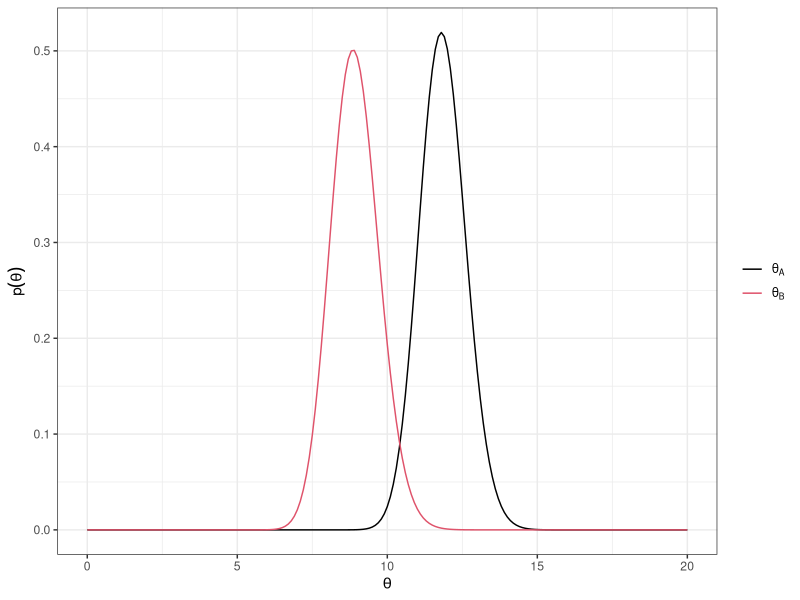
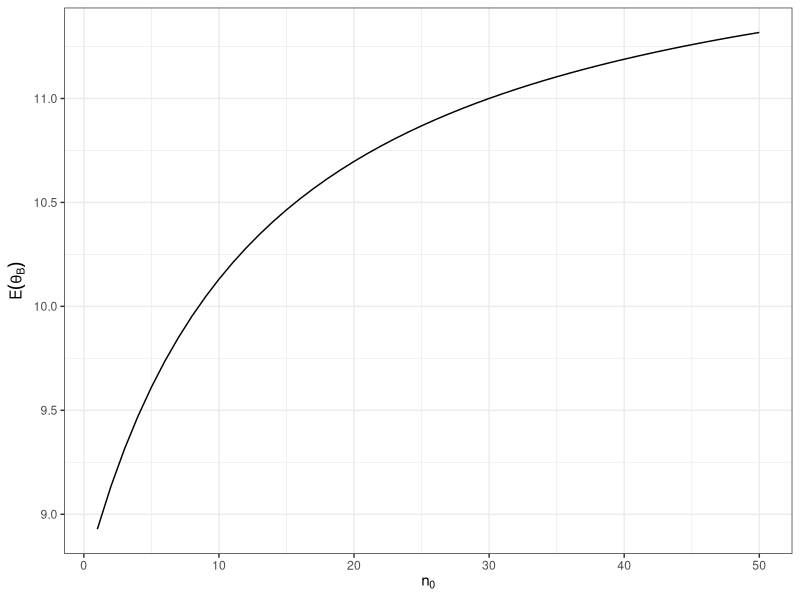
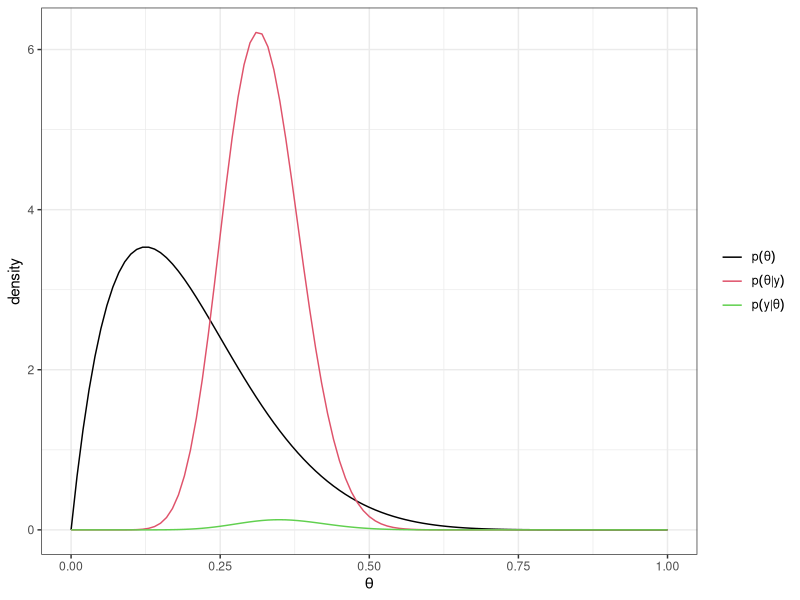
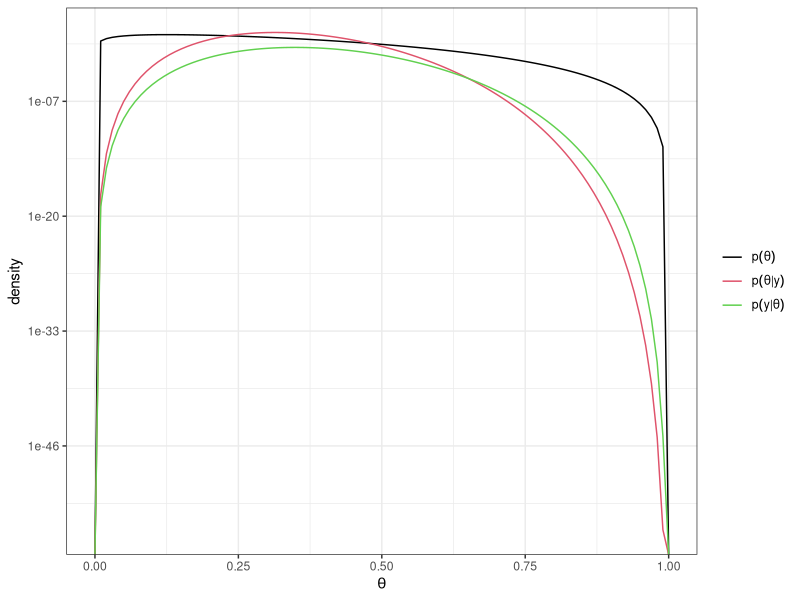
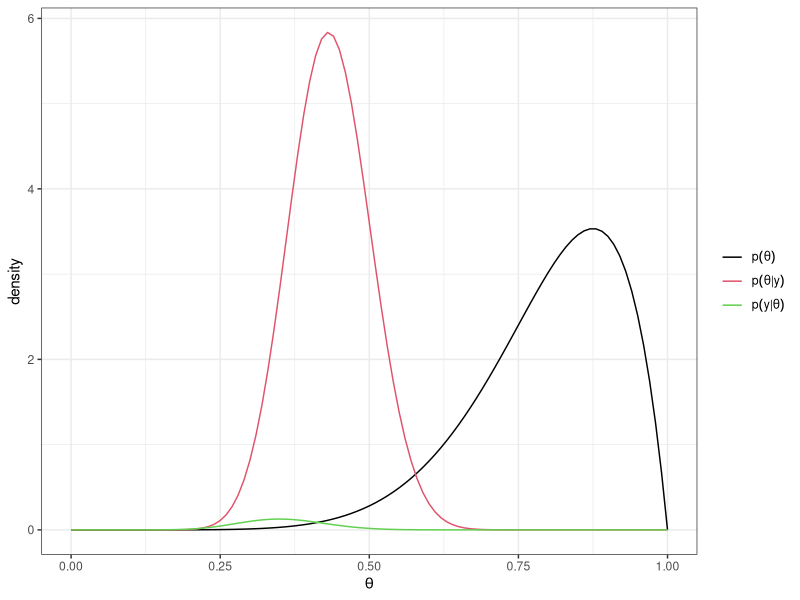
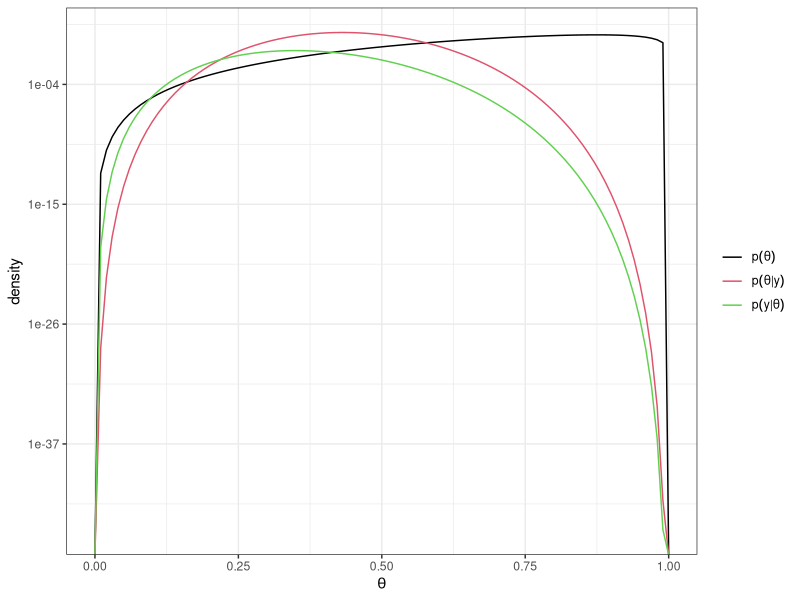
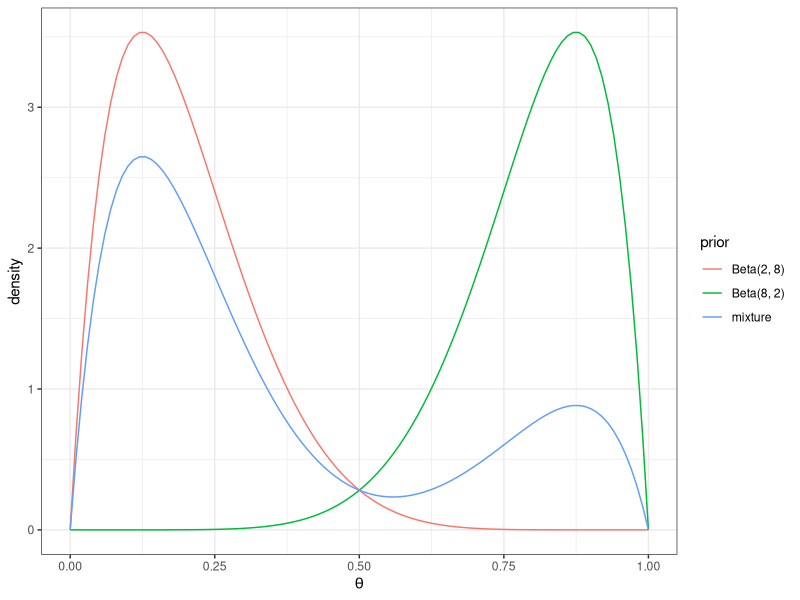
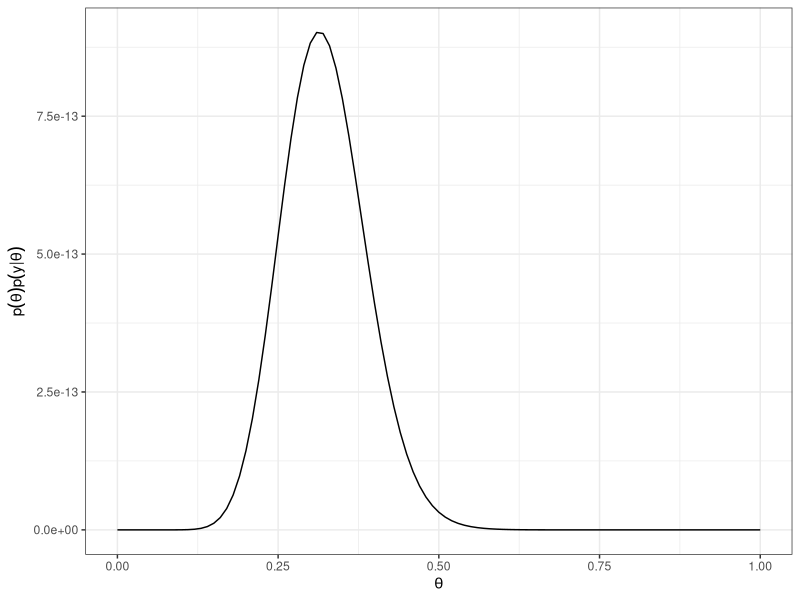

These charts were generated, in order, by the following R code:
## ---- chunk 1
knitr::opts_chunk$set(echo = TRUE, 
                      comment = NA, 
                      warning = FALSE, 
                      message = FALSE, 
                      fig.pos = 'H', 
                      fig.align = 'center', 
                      fig.height = 2, 
                      fig.width = 4, 
                      fig.dpi = 300)
options(xtable.comment = FALSE, 
        xtable.table.placement = 'H')
## ---- chunk 2
library(ggplot2)

theme_set(theme_bw())
## ---- chunk 3
# data
y.a <- c(12, 9, 12, 14, 13, 13, 15, 8, 15, 6)
y.b <- c(11, 11, 10, 9, 9, 8, 7, 10, 6, 8, 8, 9, 7)

# statistics
n.a <- length(y.a)
n.b <- length(y.b)
sum.y.a <- sum(y.a)
sum.y.b <- sum(y.b)
## ---- chunk 4
# prior parameters
a.a <- 120
a.b <- 10
b.a <- 12
b.b <- 1

# posterior distributions
theta.space <- seq(0, 20, .1)
theta.a <- dgamma(theta.space, a.a + sum.y.a, a.b + n.a)
theta.b <- dgamma(theta.space, b.a + sum.y.b, b.b + n.b)

ggplot() + 
  geom_line(aes(x = theta.space, y = theta.a, colour = 'theta[A]')) + 
  geom_line(aes(x = theta.space, y = theta.b, colour = 'theta[B]')) + 
  scale_colour_manual(labels = c(expression(theta[A]), expression(theta[B])), 
                      values = c(1, 2), 
                      name = NULL) + 
  labs(x = expression(theta), y = expression(p(theta)))
## ---- chunk 5
alpha <- .05

# strain A
c('lower' = qgamma(alpha / 2, a.a + sum.y.a, a.b + n.a), 
  'upper' = qgamma(1 - alpha / 2, a.a + sum.y.a, a.b + n.a))

# strain B
c('lower' = qgamma(alpha / 2, b.a + sum.y.b, b.b + n.b), 
  'upper' = qgamma(1 - alpha / 2, b.a + sum.y.b, b.b + n.b))
## ---- chunk 6
n.0 <- seq(50)
mean.theta.b <- (b.a * n.0 + sum.y.b) / (n.0 + n.b)

ggplot() + 
  geom_line(aes(x = n.0, y = mean.theta.b)) + 
  labs(x = expression(n[0]), 
       y = expression(E(theta[B])))
## ---- chunk 7
# data
n <- 43
y <- 15

# parameters
a <- 2
b <- 8

# support
theta.vector <- seq(0, 1, .01)

# densities
p.theta <- dbeta(theta.vector, a, b)
p.theta.y <- dbeta(theta.vector, y + a, n - y + b)
p.y.theta <- dbinom(y, n, theta.vector)

# plot
p.3.4.a.plot <- ggplot() + 
  geom_line(aes(x = theta.vector, y = p.theta, colour = '1')) + 
  geom_line(aes(x = theta.vector, y = p.theta.y, colour = '2')) + 
  geom_line(aes(x = theta.vector, y = p.y.theta, colour = '3')) + 
  scale_colour_manual(labels = c(expression(p(theta)), 
                                 expression(p(theta*'|'*y)), 
                                 expression(p(y*'|'*theta))), 
                      values = seq(3), 
                      name = NULL) + 
  labs(y = 'density', x = expression(theta))

p.3.4.a.plot
p.3.4.a.plot + scale_y_log10()
## ---- chunk 8
alpha <- .05
c('lower' = qbeta(alpha / 2, y + a, n - y + b), 
  'upper' = qbeta(1 - alpha / 2, y + a, n - y + b))
## ---- chunk 9
# parameters
a <- 8
b <- 2

# densities
p.theta <- dbeta(theta.vector, a, b)
p.theta.y <- dbeta(theta.vector, y + a, n - y + b)
p.y.theta <- dbinom(y, n, theta.vector)

# plot
p.3.4.b.plot <- ggplot() + 
  geom_line(aes(x = theta.vector, y = p.theta, colour = '1')) + 
  geom_line(aes(x = theta.vector, y = p.theta.y, colour = '2')) + 
  geom_line(aes(x = theta.vector, y = p.y.theta, colour = '3')) + 
  scale_colour_manual(labels = c(expression(p(theta)), 
                                 expression(p(theta*'|'*y)), 
                                 expression(p(y*'|'*theta))), 
                      values = seq(3), 
                      name = NULL) + 
  labs(y = 'density', x = expression(theta))

p.3.4.b.plot
p.3.4.b.plot + scale_y_log10()
## ---- chunk 10
alpha <- .05
c('lower' = qbeta(alpha / 2, y + a, n - y + b), 
  'upper' = qbeta(1 - alpha / 2, y + a, n - y + b))
## ---- chunk 11
p1 <- dbeta(theta.vector, 2, 8)
p2 <- dbeta(theta.vector, 8, 2)
p3 <- 
  .25 * gamma(10) / gamma(2) / gamma(8) * 
  (3 * theta.vector * (1 - theta.vector) ** 7 + 
     theta.vector ** 7 * (1 - theta.vector))

ggplot() + 
  geom_line(aes(x = theta.vector, y = p1, colour = '1')) + 
  geom_line(aes(x = theta.vector, y = p2, colour = '2')) + 
  geom_line(aes(x = theta.vector, y = p3, colour = '3')) + 
  scale_colour_discrete(labels = c('Beta(2, 8)', 'Beta(8, 2)', 'mixture'), 
                        name = 'prior') + 
  labs(x = expression(theta), y = 'density')
## ---- chunk 12
.p <- function(theta) {
  .25 * gamma(10) / gamma(2) / gamma(8) * 
    (3 * theta ** (y + 1) * (1 - theta) ** (n - y + 7) + 
       theta ** (y + 7) * (1 - theta) ** (n - y + 1))
}

density.vector <- sapply(theta.vector, .p)

ggplot() + 
  geom_line(aes(x = theta.vector, y = density.vector)) + 
  labs(x = expression(theta), 
       y = expression(p(theta) * p(y*'|'*theta)))

# posterior mode approximation
optimize(.p, interval = c(0, 1), maximum = TRUE)
## ---- chunk 13
y.1 <- 2
n.1 <- 15

p <- dbeta(theta.vector, y.1 + 1, n.1 - y.1 + 1)

ggplot() + 
  geom_line(aes(x = theta.vector, y = p)) + 
  labs(x = expression(theta), y = 'posterior')
## ---- chunk 14
n.2 <- 278
y.2 <- seq(0, n.2)

p <- choose(n.2, y.2) / beta(y.1 + 1, n.1 - y.1 + 1) * 
  beta(y.1 + y.2 + 1, n.2 + n.1 - y.2 - y.1 + 1)

ggplot() + 
  geom_line(aes(x = y.2, y = p)) + 
  labs(x = expression(y[2]), y = 'predictive posterior')
## ---- chunk 15
posterior.var <- n.1 * 
  ((y.1 + 1) / (n.1 + 2) - (y.1 + 2) * 
     (y.1 + 1) / (n.1 + 3) / (n.1 + 2)) / (n.1 + 2) + 
  n.2 ** 2 * (y.1 + 1) * (n.1 - y.1 + 1) / (n.1 + 2) ** 2 / (n.1 + 3)
sqrt(posterior.var)
## ---- chunk 16
p.hat <- y.1 / n.1
p <- dbinom(y.2, n.2, p.hat)

ggplot() + 
  geom_line(aes(x = y.2, y = p))

# expected value
p.hat * n.2

# standard deviation
sqrt(p.hat * (1 - p.hat) * n.2)
